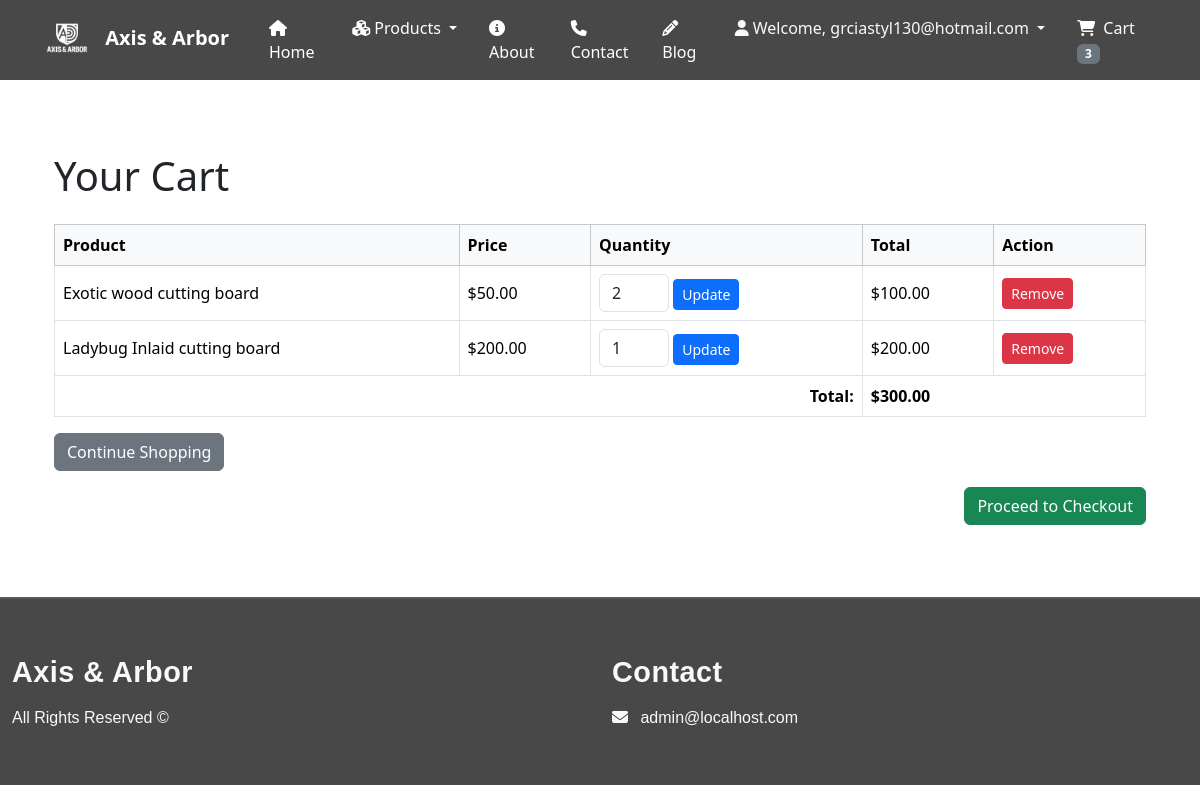
/cart/ (signed in), run on an earlier commit of the app's database.
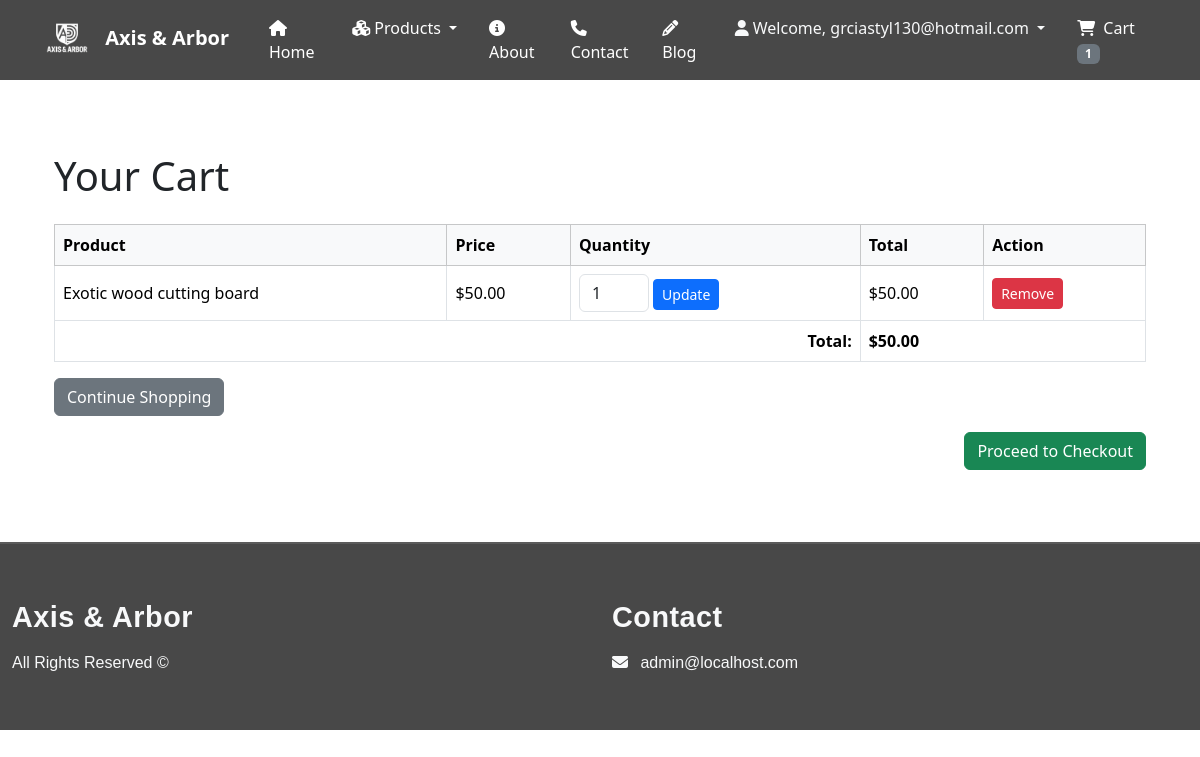
And on a later commit of the database.
### cart/models.py (models this page shows, shortened)
class CartItem(models.Model):
    cart = models.ForeignKey(Cart, related_name='items', on_delete=models.CASCADE)
    product = models.ForeignKey(Product, on_delete=models.CASCADE)
    quantity = models.PositiveIntegerField(default=1)
    def total_price(self):
        return self.product.price * self.quantity

### store/models.py (models this page shows, shortened)
class Product(models.Model):
    image = models.ImageField(upload_to='product_images/')
    name = models.CharField(max_length=100)
    description = models.TextField()
    price = models.DecimalField(max_digits=10, decimal_places=2)
    stock = models.IntegerField()

### cart/views.py (the view)
# urls.py: path('', views.view_cart, name='view_cart'),
def view_cart(request):
    cart = get_cart(request) if request.user.is_authenticated else None
    items = cart.items.all() if cart else []
    total = sum(item.total_price() for item in items)
    return render(request, 'cart/view_cart.html', {'cart': cart, 'items': items, 'total': total})

### cart/context_processors.py (called while the page is built)
def cart_total(request):
    total_items = 0
    if request.user.is_authenticated:
        cart, _ = Cart.objects.get_or_create(user=request.user)
        total_items = sum(item.quantity for item in cart.items.all())
    return {'cart_total_items': total_items}

### cart/views.py (called while the page is built)
def get_cart(request):
    if request.user.is_authenticated:
        cart, _ = Cart.objects.get_or_create(user=request.user)
        return cart
    else:
        if 'cart' not in request.session:
            request.session['cart'] = {}  # product_id -> quantity
        return request.session['cart']

### cart/templates/cart/view_cart.html (shortened to what this page needs)
{% extends "base.html" %}
{% load static %}
{% block content %}
<div class="container py-5">
    <h1 class="mb-4">Your Cart</h1>
    {% if items %}
    <table class="table table-bordered align-middle">
        <thead class="table-light">
            <tr>
                <th>Product</th>
                <th>Price</th>
                <th>Quantity</th>
                <th>Total</th>
                <th>Action</th>
            </tr>
        </thead>
        <tbody>
            {% for item in items %}
            <tr>
                <td>{{ item.product.name }}</td>
                <td>${{ item.product.price }}</td>
                <td>
                    <form method="POST" action="{% url 'cart:update_quantity' item.id %}">
                        <input type="number" name="quantity" value="{{ item.quantity }}" min="1"
                            class="form-control d-inline-block" style="width: 70px;">
                        <button class="btn btn-sm btn-primary">Update</button>
                    </form>
                </td>
                <td>${{ item.total_price }}</td>
                <td>
                    <a href="{% url 'cart:remove_from_cart' item.id %}" class="btn btn-sm btn-danger">Remove</a>
                </td>
            </tr>
            {% endfor %}
        </tbody>
        <tfoot>
            <tr>
                <th colspan="3" class="text-end">Total:</th>
                <th colspan="2">${{ total }}</th>
            </tr>
        </tfoot>
    </table>
    <a href="{% url 'product_list' %}" class="btn btn-secondary">Continue Shopping</a>
    <div class="text-end mt-3">
        <a href="{% url 'cart:checkout' %}" class="btn btn-success">Proceed to Checkout</a>
    </div>
    {% else %}
    <p>Your cart is empty.</p>
    <a href="{% url 'product_list' %}" class="btn btn-primary">Shop Now</a>
    {% endif %}
</div>
{% endblock %}

### templates/navbar.html (shortened to what this page needs)
{% load static %}
<link rel="stylesheet" href="{% static 'css/navbar.css' %}">
<nav class="navbar navbar-expand-lg navbar-dark ">
    <div class="container">
        <a class="navbar-brand fw-bold me-4" href="{% url 'home' %}">
            <img src="{% static 'images/white-logo.png' %}" alt="Axis & Arbor Logo" width="30" height="30"
                class="d-inline-block me-2">
            Axis & Arbor
        </a>
        <div class="collapse navbar-collapse" id="navbarCollapse">
            <ul class="navbar-nav ms-auto mb-2 mb-lg-0">
                {% with request.resolver_match.url_name|default_if_none:'' as current_url %}
                <li class="nav-item mx-2">
                    <a class="nav-link {% if current_url == 'home' or request.path == '/' %}active{% endif %}"
                        href="{% url 'home' %}">
                        <i class="fa fa-home me-1"></i>Home
                    </a>
                </li>
                <li class="nav-item dropdown mx-2">
                    <a class="nav-link dropdown-toggle {% if current_url in 'product_list cutting_boards woodworking printing' %}active{% endif %}"
                        href="{% url 'product_list' %}" id="productsDropdown" role="button" data-bs-toggle="dropdown"
                        aria-expanded="false">
                        <i class="fa fa-cubes me-1"></i>Products
                    </a>
                </li>
                <li class="nav-item mx-2">
                    <a class="nav-link {% if current_url == 'about' %}active{% endif %}" href="{% url 'about' %}">
                        <i class="fa fa-info-circle me-1"></i>About
                    </a>
                </li>
                <li class="nav-item mx-2">
                    <a class="nav-link {% if current_url == 'contact' %}active{% endif %}" href="{% url 'contact' %}">
                        <i class="fa fa-phone me-1"></i>Contact
                    </a>
                </li>
                <li class="nav-item mx-2">
                    <a class="nav-link {% if current_url == 'blog' %}active{% endif %}" href="{% url 'blog_list' %}">
                        <i class="fa fa-pencil me-1"></i>Blog
                    </a>
                </li>
                {% endwith %}
                {% if user.is_authenticated %}
                <li class="nav-item dropdown mx-2">
                    <a class="nav-link dropdown-toggle text-light" href="#" id="userDropdown" role="button"
                        data-bs-toggle="dropdown" aria-expanded="false">
                        <i class="fa fa-user me-1"></i>Welcome, {{ user.username }}
                    </a>
                </li>
                <li class="nav-item mx-2">
                    <a class="nav-link" href="{% url 'cart:view_cart' %}">
                        <i class="fa fa-shopping-cart me-1"></i>
                        Cart
                        {% if cart_total_items > 0 %}
                        <span class="badge bg-secondary">{{ cart_total_items }}</span>
                        {% endif %}
                    </a>
                </li>
                {% endif %}
            </ul>
        </div>
    </div>
</nav>

What changed in the data, as far as the page shows it:
removed CartItem: product.name "Ladybug Inlaid cutting board", product.price "200.00", quantity "1", total_price "200.00"
changed CartItem "Exotic wood cutting board": quantity "2" → "1"; total_price "100.00" → "50.00"
Also different on the page:
{{ cart_total_items }}: "3" → "1"
{{ total }}: "300.00" → "50.00"
